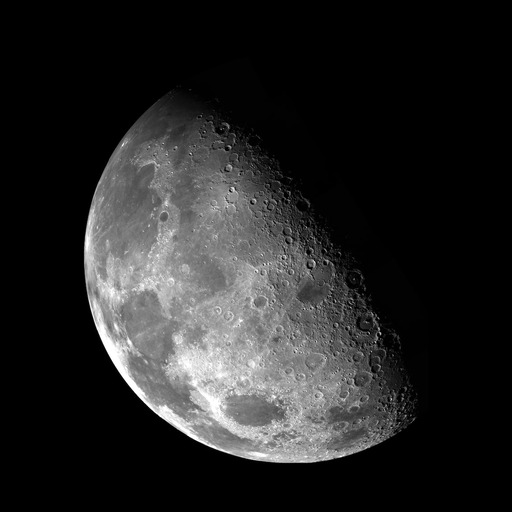
#> input picture Task_3/moon.jpg, 512 x 512 px
$ python 3_a.py
#> lines starting #> are read from the running program, lines starting #| are printed output that depends on the picture; after the words box and inside, x2 and y2 are one past the last pixel; in counts of white or black regions, pixels touching at a corner belong together
import numpy as np
import matplotlib.pyplot as plt
import random

def convert_to_gray(image):
    if len(image.shape) == 2:
        return image
    gray_image = np.mean(image, axis=2).astype(np.uint8)
    return gray_image


def add_salt_peper_noise(image, noise_percentage):
    noise = noise_percentage/100
    noisy_image = image.copy()
    row = noisy_image.shape[0]
    column = noisy_image.shape[1]
    total_pixels = row * column
    noise_pixels = int(noise*total_pixels)
    for i in range(noise_pixels):
        random_row_in_original_image = random.randint(0, row-1)
        random_col_in_original_image = random.randint(0, column-1)
        noisy_image[random_row_in_original_image][random_col_in_original_image] = random.choice([0, 255])
    return noisy_image


def average_filter(noisy_image, kernel_size):
    filtered_image = np.zeros_like(noisy_image)
    pad_size = kernel_size // 2
    starting_row = 0+pad_size
    starting_col = 0+pad_size
    ending_row = filtered_image.shape[0] - pad_size
    ending_col = filtered_image.shape[1] - pad_size
    mask = np.ones((kernel_size, kernel_size)) / (kernel_size**2)

    for i in range(starting_row, ending_row):
        for j in range(starting_col, ending_col):
            window = noisy_image[i - pad_size:i + pad_size + 1, j-pad_size:j+pad_size+1]
            temp_window = window.copy()
            temp_window = temp_window * mask
            temp_window_mean = np.sum(temp_window)
            filtered_image[i][j] = temp_window_mean

    return filtered_image


def median_filter(noisy_image, kernel_size):
    filtered_image = np.zeros_like(noisy_image)
    pad_size = kernel_size // 2
    starting_row = 0+pad_size
    starting_col = 0+pad_size
    ending_row = filtered_image.shape[0] - pad_size
    ending_col = filtered_image.shape[1] - pad_size

    for i in range(starting_row, ending_row):
        for j in range(starting_col, ending_col):
            window = noisy_image[i - pad_size:i + pad_size + 1, j-pad_size:j+pad_size+1]
            window_mean = np.median(window)
            filtered_image[i][j] = window_mean

    return filtered_image


def cal_psnr(original_image, noisy_image):
    original_image = original_image.astype(np.float64)
    noisy_image = noisy_image.astype(np.float64)
    mse = np.mean((original_image-noisy_image) ** 2)
    max_pixel_value = 255
    psnr = 20 * np.log10(max_pixel_value) - 10 * np.log10(mse)
    return psnr


rgb_image = plt.imread('moon.jpg')
#> rgb_image is the input picture: shape (512, 512); min 0, max 255, mean 37.2
gray_image = convert_to_gray(rgb_image)
noise_percentage = 10
noisy_image = add_salt_peper_noise(gray_image, noise_percentage)
#> after the loop in add_salt_peper_noise, `for i in range(noise_pixels):`:
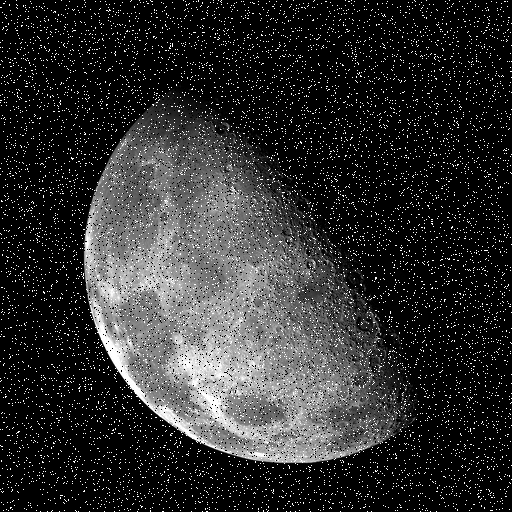
#> noisy_image: shape (512, 512); 6.54% of pixels changed, all inside (x1, y1, x2, y2) = (0, 0, 512, 512)
noise_psnr = cal_psnr(gray_image, noisy_image)
#> in cal_psnr, `mse = np.mean((original_image-noisy_image) ** 2)`: mse = 2676
#> in cal_psnr, `psnr = 20 * np.log10(max_pixel_value) - 10 * np.log10(mse)`: psnr = 13.86
#> noise_psnr = 13.86
kernel_size = 3
average_filtered_image = average_filter(noisy_image, kernel_size)
#> after the loop in average_filter, `for i in range(starting_row, ending_row):`:
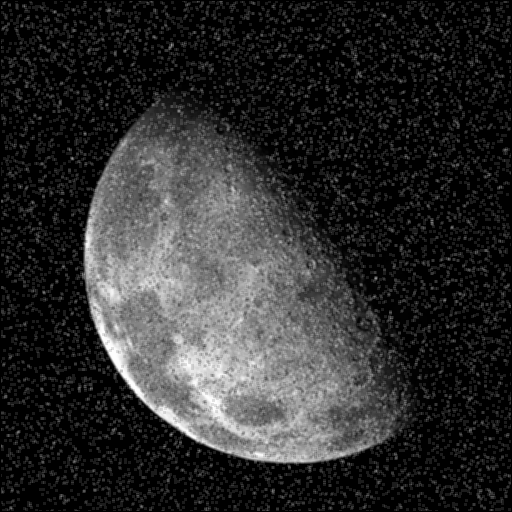
#> filtered_image: shape (512, 512); min 0, max 254, mean 45.4
average_psnr = cal_psnr(gray_image, average_filtered_image)
#> average_psnr = 21.76
median_filtered_image = median_filter(noisy_image, kernel_size)
median_psnr = cal_psnr(gray_image, median_filtered_image)
#> median_psnr = 31.09


plt.figure(figsize=(8, 8))
plt.subplot(2, 2, 1)
plt.imshow(gray_image, cmap='gray')
plt.title('Original Image')
plt.subplot(2, 2, 2)
plt.imshow(noisy_image, cmap='gray')
plt.title(f'Noisy Image\nPSNR {noise_psnr:.2f} dB')
plt.subplot(2, 2, 3)
plt.imshow(average_filtered_image, cmap='gray')
plt.title(f'Average Filter using {kernel_size} by {kernel_size} kernel\nPSNR {average_psnr:.2f} dB')
plt.subplot(2, 2, 4)
plt.imshow(median_filtered_image, cmap='gray')
plt.title(f'Median Filter using {kernel_size} by {kernel_size} kernel\nPSNR {median_psnr:.2f} dB')

plt.tight_layout()
plt.show()
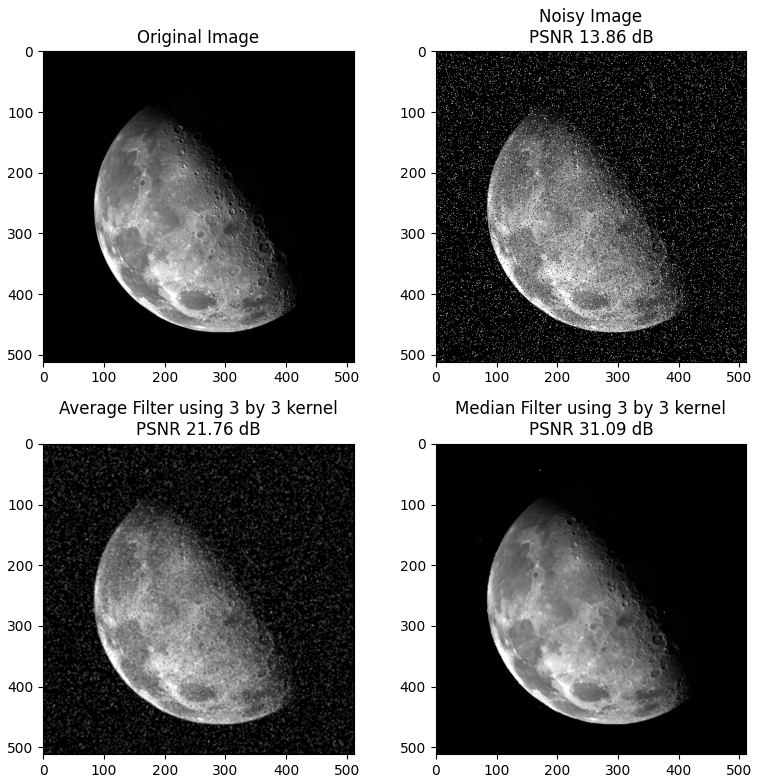
#> figure drawn by matplotlib, 4 panels
